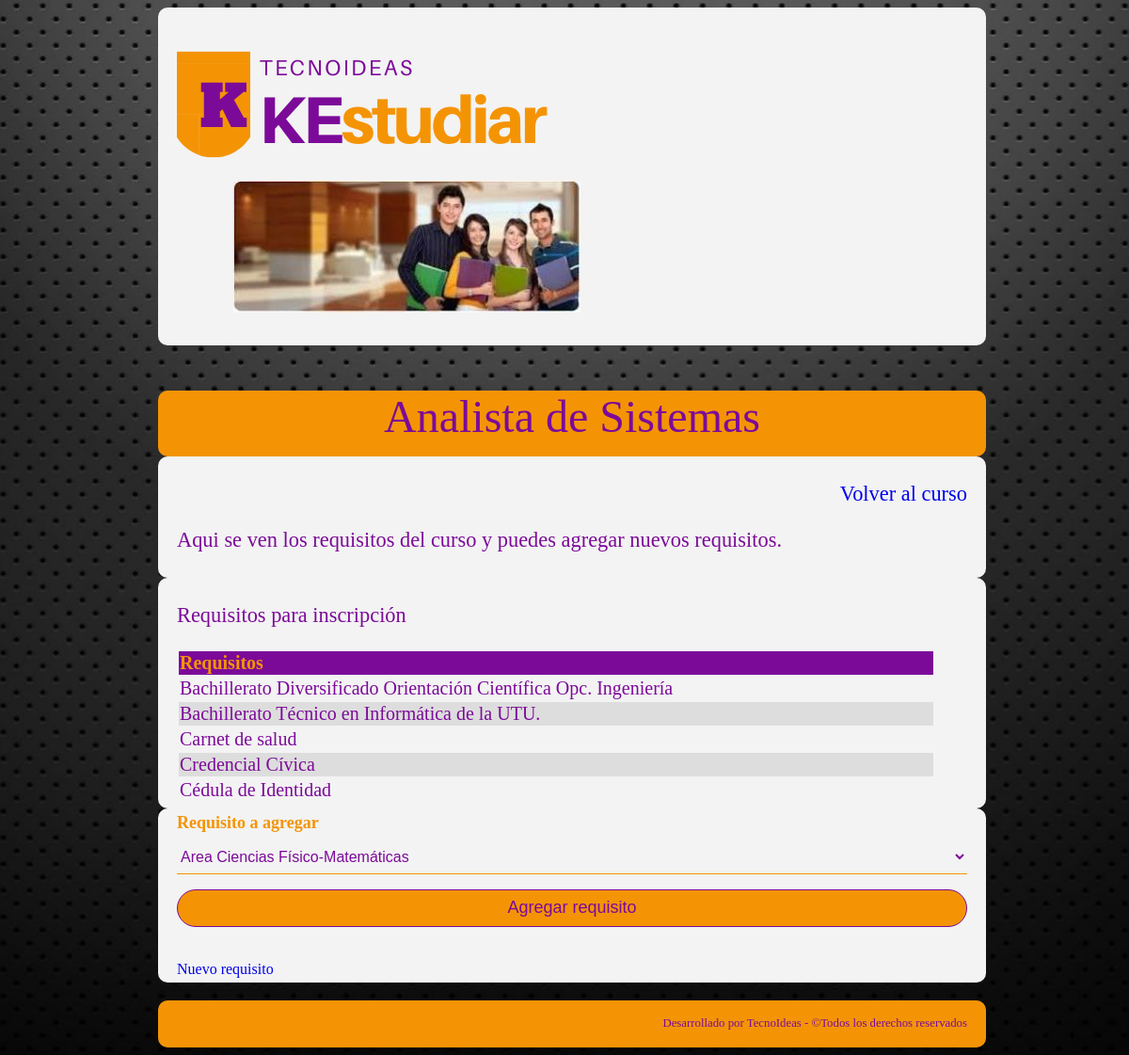
/requisitoC/10/1/Facultad de Ingeniería/Analista de Sistemas, run on the app's committed database.
### core/models.py (models this page shows, shortened)
class RequisitosCurso(models.Model):
    curso = models.ForeignKey(Curso, on_delete = models.CASCADE)
    requisito = models.ForeignKey(Requisito, on_delete = models.CASCADE)
    class Meta:
        verbose_name = 'Requisito curso'
        verbose_name_plural = 'Requisitos curso'
        ordering = ['requisito']

class Requisito(models.Model):
    nombre = models.CharField(max_length = 100, blank = False, null = False)
    class Meta:
        verbose_name = 'Requisito'
        verbose_name_plural = 'Requisitos'
        ordering = ['nombre']
    def __str__(self):
        return self.nombre

### core/views.py (the view, shortened to what this page needs)
# urls.py: path('requisitoC/<id>/<institucion>/<nombre>/<cNombre>', requisitoC, name = 'requisitoC'),
def requisitoC(request, id, institucion, nombre, cNombre):
    requisitosC = RequisitosCurso.objects.filter(curso=id)
    requisito = Requisito.objects.all().order_by('nombre')
    parametros = {
        'requisitosC':requisitosC,
        'requisito':requisito,
        'id':id,
        'institucion':institucion,
        'nombre':nombre,
        'cNombre':cNombre
    }
    return render(request, 'core/requisitoC.html', parametros)

### core/templates/core/requisitoC.html (shortened to what this page needs)
{% extends 'core/base.html' %}
{% load static %}
{% block body %}
<body>
	<header>
		<h1>
			<a href="{% url 'home' %}">
				<img src="{% static 'core/img/logoKE.png' %}" alt="logoKE.jpg">
			</a>
			<a id="imagen">
				<img src="{% static 'core/img/banner.jpg' %}" alt="banner"/>
			</a>
		</h1>
	</header>
	<section id="titulo">
		<p>{{ cNombre }}</p>
	</section>
	<section id="presentacion">
		<p style="text-align: right">
		<a href="{% url 'cursoM' id institucion nombre %}">Volver al curso</a>
		</p>
		<p>
			Aqui se ven los requisitos del curso y puedes agregar nuevos requisitos.
		</p>
	</section>
  <section id="requisitos">
    <p>
      Requisitos para inscripción
    </p>
    <div id="tabla">
      <table>
        <thead>
          <tr>
            <th width="800px">Requisitos</th>
          </tr>
        </thead>
        {% for c in requisitosC %}
        <tr id="col1">
          <td>{{c.requisito}}</td>
        </tr>
        {% endfor %}
      </table>
    </div>
  </section>
	<section id="formReg">
		<form action="" id="requisitoC" method="POST">
			<label for="Requisito">Requisito a agregar</label>
				<select id="crequisito" name="cboRequisito">
				{% for r in requisito %}
				<option
        value={{ r.id }}>{{r.nombre}}</option>
				{% endfor %}
			</select>
			<hr size="1" color = "#f49405"></hr>
			<input type="submit" name="btnAgregar" value="Agregar requisito">
			<a href="{% url 'requisito' id institucion nombre cNombre %}">Nuevo requisito</a>
		</form>
	</section>
	<footer>
		<p>Desarrollado por TecnoIdeas - ©Todos los derechos reservados</p>
	</footer>
</body>
{% endblock body %}

### core/static/core/css/estilos.css (style rules this page uses)
body { background: url(../img/fondo.jpg) fixed no-repeat center center; width: 100%; height: 100%; -webkit- background-size: cover; -moz- background-size: cover; -o- background-size: cover; background-size: cover; vertical-align: top; font-family: Calibri }
header { background: #f3f3f3; border-radius: 10px; padding: 5px 20px; width: 70%; height: 100%; margin: 0 auto; }
header h1, nav { display: inline-block; vertical-align: middle; }
a { text-decoration: none; }
header #imagen { padding: 60px; }
#titulo { background: #f49405; border-radius: 10px; padding: 0px 20px; width: 70%; height: 70px; margin: 0 auto; text-align: center; font-size: 48px; color: #7c0a99; }
#presentacion, #cursos, #locaciones, #requisitos, #materias { background: #f3f3f3; border-radius: 10px; padding: 5px 20px; width: 70%; height: 100%; margin: 0 auto; font-family: "Calibri"; font-size: 1.4em; color: #7c0a99; text-align: justify; }
footer { background: #f49405; border-radius: 10px; padding: 5px 20px; width: 70%; height: 100%; margin: 0 auto; font-family: "Calibri"; font-size: 0.8em; color: #7c0a99; text-align: right; }
#formReg { background: #f3f3f3; border-radius: 10px; padding: 5px 20px; width: 70%; height: 100%; margin: 0 auto; }
#formReg label { color: #f49405; margin: 0; padding: 0; font-weight: bold; font-size: 18px; display: block; }
#formReg input { width: 100%; margin-bottom: 20px; }
#formReg input[type="submit"] { border: 1px solid #7c0a99; outline: none; height: 40px; background: #f49405; color: #7c0a99; font-size: 18px; border-radius: 20px; }
#formReg #estudios, #formReg #cpais, #formReg #cdepartamento, #formReg #cciudad, #formReg #ctipo, #formReg #cbarrio, #formReg #clocacion, #formReg #crequisito, #fromReg #cmateria { width: 100%; color: #7c0a99; margin: 0; padding: 0; font-size: 16px; background: #f3f3f3; border: 0px; display: block; }
#cursos, #requisitos, #materias { background: #f3f3f3; border-radius: 10px; padding: 5px 20px; width: 70%; height: 100%; margin: 0 auto; align-content: center; border-collapse: collapse; text-align: left; }
#tabla { font-family: Calibri; font-size: 20px; background-color: #f3f3f3; color: #7c0a99; }
th, td { padding: 10; border-bottom; solid 5px #f3f3f3; }
thead { background-color: #7c0a99; color: #f49405; }
tr:nth-child(even) { background-color: #ddd; }

### data on the page
RequisitosCurso: requisito "Bachillerato Diversificado Orientación Científica Opc. Ingeniería"
RequisitosCurso: requisito "Bachillerato Técnico en Informática de la UTU."
RequisitosCurso: requisito "Carnet de salud"
RequisitosCurso: requisito "Credencial Cívica"
RequisitosCurso: requisito "Cédula de Identidad"

### other printed values
{{ cNombre }} "Analista de Sistemas"
form field cboRequisito "Area Ciencias Físico-Matemáticas"
